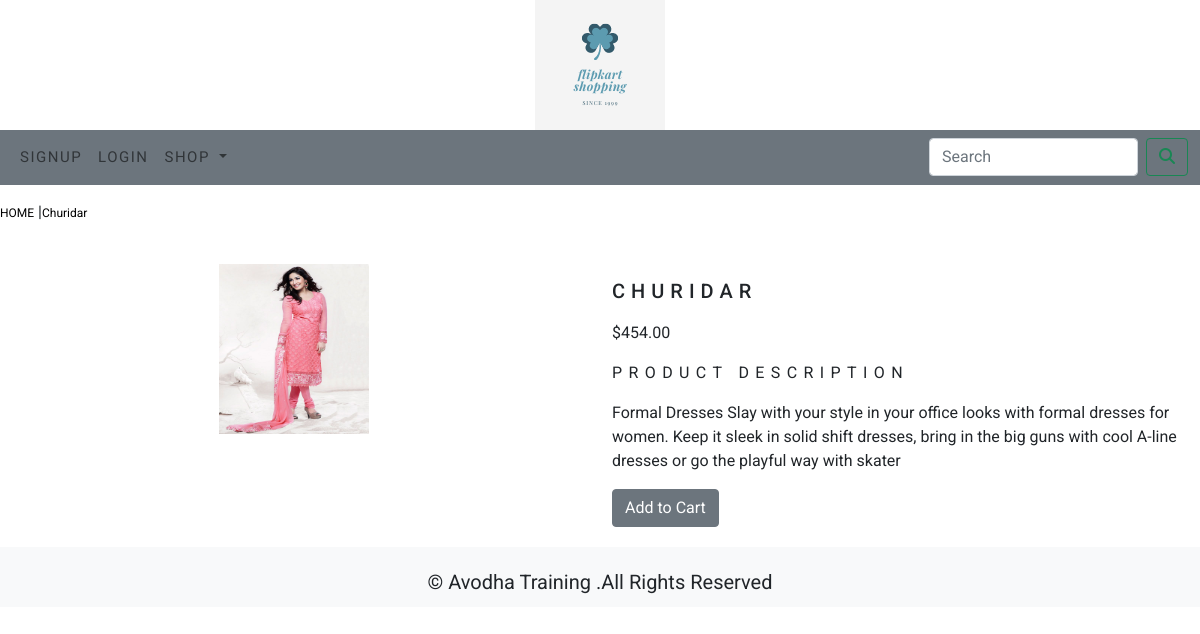
/flipkartapp/women-dress/churidar/, run on the app's committed database.
### flipkartapp/models.py (models this page shows, shortened)
class Product(models.Model):
    name=models.CharField(max_length=200,unique=True)
    slug = models.SlugField(max_length=250, unique=True)
    desc = models.TextField(blank=True)
    img = models.ImageField(upload_to='Product', blank=True)
    category=models.ForeignKey(Category,on_delete=models.CASCADE)
    price=models.DecimalField(max_digits=10,decimal_places=2)
    stock=models.IntegerField()
    available=models.BooleanField(default=True)
    created=models.DateTimeField(auto_now=True)
    updated=models.DateTimeField(auto_now=True)
    class meta:
        ordering = ('name',)
        verbose_name = 'product'
        verbose_name_plural = 'products'

### flipkartapp/views.py (the view)
# urls.py: path('<slug:c_slug>/<slug:product_slug>/',views.ProdCatDetail,name="ProdCatDetail"),
def ProdCatDetail(request,c_slug,product_slug):
    try:
        product=Product.objects.get(category__slug=c_slug,slug=product_slug)
    except Exception as e:
        raise e
    return  render(request,'product.html',{'product':product})

### cart/context_processors.py (called while the page is built)
def counter(request):
    item_count=0
    if 'admin' in request.path:
        return {}
    else:
        try:
            cart=Cart.objects.filter(cart_id=_cart_id(request))
            cart_items=CartItem.objects.all().filter(cart=cart[:1])
            for cart_item in cart_items:
                item_count+=cart_item.quantity
        except Cart.DoesNotExist:
            item_count=0
        return dict(item_count=item_count)

### cart/views.py (called while the page is built)
def _cart_id(request):
    cart=request.session.session_key
    if not cart:
        cart=request.session.create()
    return cart

### flipkartapp/context_processors.py (called while the page is built)
def menu_links(request):
    links=Category.objects.all()
    return dict(links=links)

### flipkartapp/models.py (called while the page is built)
    def get_url(self):
        return reverse("flipkartapp:products_by_category",args=[self.slug])

### templates/product.html (shortened to what this page needs)
{% extends 'base.html' %}
{% load static %}
{% block content %}
<div class="row my_prod_row_class">
    <div class=" mx-auto">
        <p><a href="{% url 'flipkartapp:allProdCat' %}">HOME</a> |<a href="{{product.category.get_url}}">{{product.name}}</a></p>
    </div>
    <div class="container">
        <br>
        <div class="row">
            <div class="col-12 col-sm-12 col-md-12 col-lg-6 text-center">
                <div style="min-width:18rem;">
                <img src="{{product.img.url}}" style="width:150px;height:170px" alt="{{product.name}}">
            </div>
        </div>
        <div class="col-12 col-sm-12 col-md-12 col-lg-6 ">
            <div>
                <h1 class="my_prod_title">{{product.name}}</h1>
                <p>${{product.price}}</p>
                <p class="my_title">Product Description</p>
                <p class="text-justify my_prod_text">{{product.desc}}</p>
                {% if product.stock <= 0 %}
                <p class="text-justify my_prod_text"><b>Out of stock</b></p>
                {% else %}
                <a class="btn btn-secondary" href="{% url 'cart:add_cart' product.id %}">Add to Cart</a>
                {% endif %}
              </div>
            </div>
        </div>
    </div>
</div>
{% endblock %}

### static/css/custom.css (style rules this page uses)
body { font-family: 'Roboto', sans-serif; }
.my_title { font-size:16px; text-transform:uppercase; letter-spacing: .4em; }
.my_prod_row_class { padding-top:15px; padding-bottom:20px; }
.my_prod_row_class .mx-auto p a { color:#000; font-size:12px; text-decoration:none; }
.my_prod_title { font-size:20px; text-transform:uppercase; letter-spacing:.3em; padding-top:15px; padding-bottom:10px; }

### data on the page
Product: name "Churidar", img (picture), name "CHURIDAR", price "454.00", desc "Formal Dresses Slay with your style in your office looks with formal dresses for women. Keep it sleek in solid shift dresses, bring in the big guns with cool A-line dresses or go the playful way with skater"
